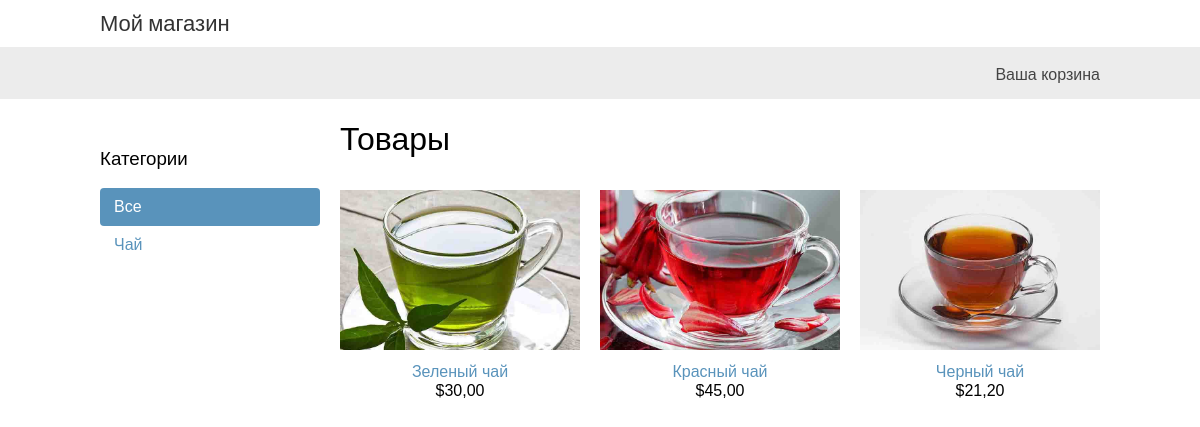
The page / on the database its author committed.
### shop/models.py (models this page shows, shortened)
class Category(models.Model):
    name = models.CharField(max_length=200, verbose_name='Категория')
    slug = models.SlugField(max_length=200, unique=True, verbose_name='Слаг')
    class Meta:
        ordering = ['name']
        indexes = [
            models.Index(fields=['name']),
        ]
        verbose_name = 'Категория'
        verbose_name_plural = 'Категории'
    def get_absolute_url(self):#получение урла заданного объекта
        return reverse('shop:product_list_by_category', args=[self.slug])

class Product(models.Model):
    category = models.ForeignKey(Category, related_name='products', on_delete=models.CASCADE, verbose_name='Категории')
    name = models.CharField(max_length=200, verbose_name='Название продукта')
    slug = models.SlugField(max_length=200, verbose_name='Слаг')
    image = models.ImageField(upload_to='products/%Y/%m/%d', blank=True, verbose_name='Изображение')
    description = models.TextField(blank=True, verbose_name='Описание')
    price = models.DecimalField(max_digits=10, decimal_places=2, verbose_name='Цена')#Для хранения денежных едениц всегда использовать decimal
    available = models.BooleanField(default=True, verbose_name='Доступность')
    created = models.DateTimeField(auto_now_add=True, verbose_name='Дата создания')
    updated = models.DateTimeField(auto_now=True, verbose_name='Дата изменения')
    class Meta:
        ordering = ['name']
        indexes = [
            models.Index(fields=['id', 'slug']),
            models.Index(fields=['name']),
            models.Index(fields=['-created']),
        ]
        verbose_name = 'Товар'
        verbose_name_plural = 'Товары'
    def get_absolute_url(self):
        return reverse('shop:product_detail', args=[self.id, self.slug])

### shop/views.py (the view)
# urls.py: path('', views.product_list, name='product_list'),
def product_list(request, category_slug=None):
    category = None
    categories = Category.objects.all()
    products = Product.objects.filter(available=True)
    if category_slug:
        category = get_object_or_404(Category, slug=category_slug)
        products = products.filter(category=category)
    return render(request,
                  'shop/product/list.html',
                  {'category': category,
                   'categories': categories,
                   'products': products})

### shop/templates/shop/product/list.html (shortened to what this page needs)
{% extends "shop/base.html" %}
{% load static %}
{% block content %}
   <div id="sidebar">
       <h3>Категории</h3>
       <ul>
           <li {% if not category %}class="selected"{% endif %}>
              <a href="{% url "shop:product_list" %}">Все</a>
           </li>
           {% for c in categories %}
              <li {% if category.slug == c.slug %}class="selected"{% endif %}>
                  <a href="{{ c.get_absolute_url }}">{{ c.name }}</a>
              </li>
           {% endfor %}
       </ul>
   </div>
   <div id="main" class="product-list">
       <h1>{% if category %}{{ category.name }}{% else %}Товары{% endif %}</h1>
       {% for product in products %}
            <div class="item">
                <a href="{{ product.get_absolute_url }}">
                    <img src="{% if product.image %}{{ product.image.url }}{% else %}{% static "img/no_image.png" %}{% endif %}">
                </a>
                <a href="{{ product.get_absolute_url }}">{{ product.name }}</a>
                <br>
                ${{ product.price }}
            </div>
       {% endfor %}
   </div>
{% endblock %}

### shop/static/css/base.css (style rules this page uses)
body { margin:0; padding:0; font-family:helvetica, sans-serif; }
h1, h2, h3, h4, h5 , h6 { font-family: 'Ubuntu', sans-serif; font-weight:normal; }
a { text-decoration:none; color:#5993bb; }
#sidebar { width:220px; padding:30px 20px 0 0; float:left; }
#sidebar ul { margin:0; padding:0; }
#sidebar ul li { margin:0; list-style:none; padding:10px 14px; }
#sidebar ul li a { display:block; }
#sidebar ul li.selected { background:#5993bb; border-radius:4px; }
#sidebar ul li.selected a { color:#fff; }
#main { float:left; width: 96%; margin-right:-220px; overflow:hidden; }
.product-list .item { width:25%; padding:10px 20px 10px 0; float:left; text-align:center; line-height:1.2; }
.product-list .item img { width:100%; margin-bottom:8px; }

### rows shown on the page
Category: name "Чай"
Product: image (picture), name "Зеленый чай", price "30,00"
Product: image (picture), name "Красный чай", price "45,00"
Product: image (picture), name "Черный чай", price "21,20"
